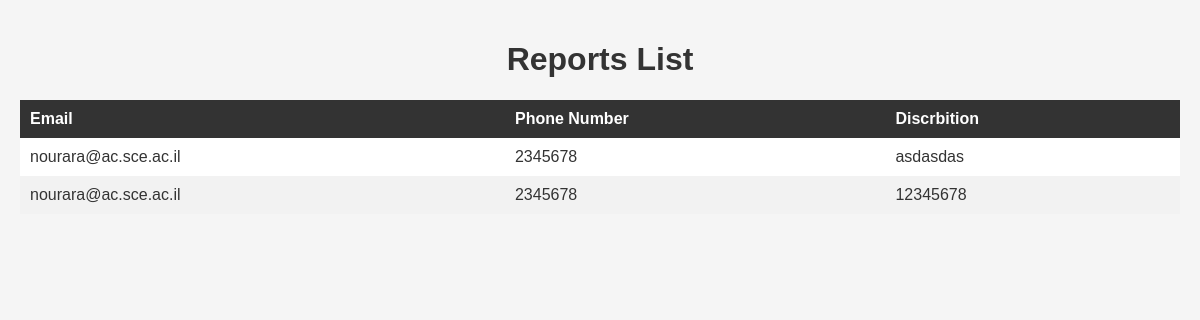
/viewAllReports, run on an earlier commit of the app's database.
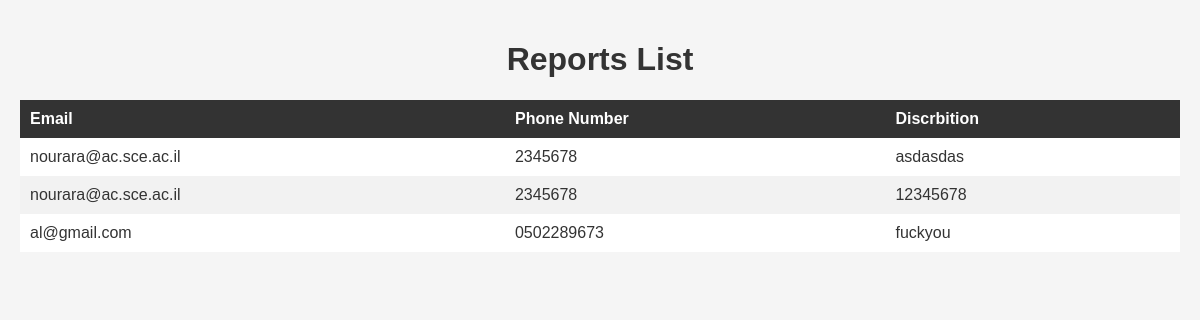
And on a later commit of the database.
### Boards/models.py (models this page shows)
class workerreport(models.Model):
    email = models.EmailField(null=False)
    phonenumber = models.CharField(max_length=50, null=False)
    Discrbition = models.TextField()

### Boards/views.py (the view)
# urls.py: path('viewAllReports', views.viewAllReports, name='viewAllReports'),
def viewAllReports(request):
    context = {}
    if request.method == 'GET':
        result = models.workerreport.objects.all()
        context = {"result": result}
    return render(request, 'viewAllReports.html', context=context)

### Templates/viewAllReports.html (shortened to what this page needs)
<!DOCTYPE html>
<html>
<head>
</head>
<body>
  <h1>Reports List</h1>
  <table>
    <thead>
      <tr>
        <th>Email</th>
        <th>Phone Number</th>
        <th>Discrbition</th>
      </tr>
    </thead>
    <tbody>
        {% block content %}
        {% for x in result %}
            <tr>
                <td>{{x.email}}</td>
                <td>{{x.phonenumber}}</td>
                <td>{{x.Discrbition}}</td>
            </tr>
        {% endfor %}
        {% endblock content %}
    </tbody>
  </table>
</body>
</html>

### Templates/viewAllReports.html (style rules this page uses)
body { font-family: Arial, sans-serif; background-color: #f5f5f5; margin: 0; padding: 20px; }
h1 { text-align: center; color: #333333; }
table { width: 100%; border-collapse: collapse; margin-top: 20px; }
th { background-color: #333333; color: #ffffff; padding: 10px; text-align: left; }
td { background-color: #ffffff; color: #333333; padding: 10px; }
tr:nth-child(even) td { background-color: #f2f2f2; }

What changed in the data, as far as the page shows it:
added workerreport: email "al@gmail.com", phonenumber "0502289673", Discrbition "fuckyou"
